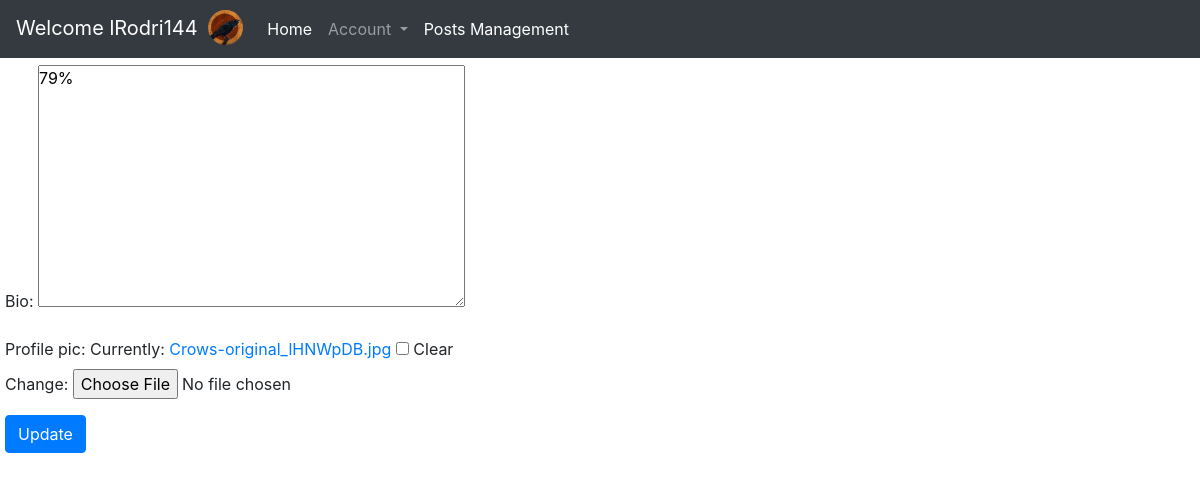
/home/extra_edit/ (signed in), run on an earlier commit of the app's database.
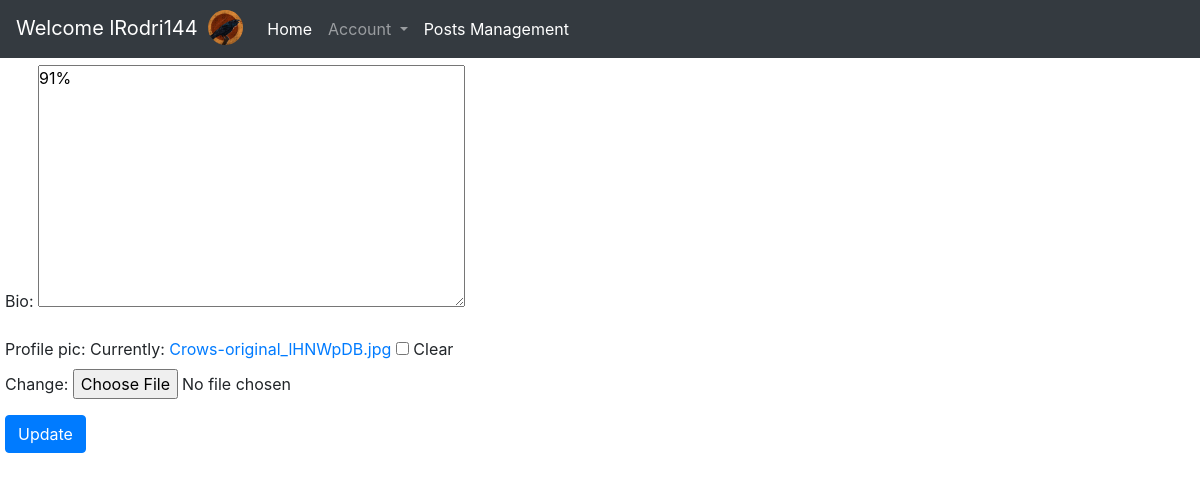
And on a later commit of the database.
### main_app/models.py (models this page shows)
class user_object(models.Model):
    user = models.OneToOneField(User, null=True ,on_delete=models.CASCADE)
    bio = models.TextField(null=True, blank=True)
    profile_pic = models.ImageField(default='x152415000kjd52054vdgvd5dscg5026215.png', null=True, blank=True)

### main_app/views.py (the view)
# urls.py: path('extra_edit/', views.extra_update_profile, name='extra-update-profile'),
@login_required
def extra_update_profile(request):
    extra_user_inst = request.user.user_object
    extra_edit_form = UserObjectForm(request.POST or None, instance=extra_user_inst)
    if request.method == 'POST':
        extra_edit_form = UserObjectForm(request.POST, request.FILES,instance=extra_user_inst)
        if extra_edit_form.is_valid():
            extra_edit_form.save()
            messages.info(request, 'Profile updated')
            return redirect('/home/profile/')
    context = {
        'extra_edit_form':extra_edit_form
    }
    return render(request, 'main_app/extra_edit_data.html', context)

### users/forms.py
class UserObjectForm(forms.ModelForm):
    class Meta:
        model = user_object
        fields = '__all__'
        exclude = ['user',]

### main_app/templates/main_app/extra_edit_data.html (shortened to what this page needs)
{% extends 'main_app/base.html' %}
{% load static %}
{% block content %}
        <form id="left" method="POST" enctype="multipart/form-data">
            {{extra_edit_form.as_p}}
            <button type="submit" class="btn btn-primary">Update</button>
        </form>
{% endblock content %}

What changed in the data, as far as the page shows it:
changed user_object: bio "79%" → "91%"
